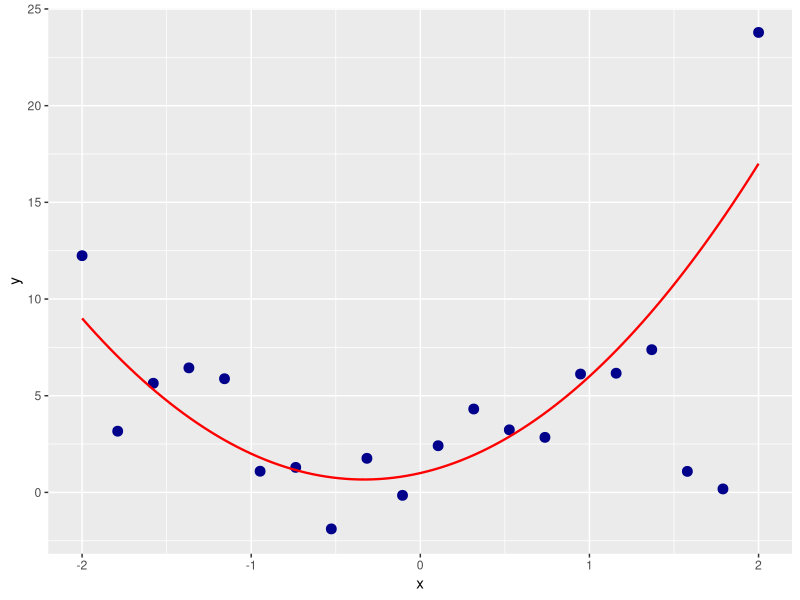

Write R code to recreate this figure.
# Creating artificial data

library(tibble)
library(ggplot2)

set.seed(42)
#mu <- 0
#sigma <- 0.1

# This is our predefined function
f <- function(x) 3*x^2 + 2*x + 1

# Adding noise to a point along a defined function is a way to create artificial dataset to test model fitting
noise <- function(x, scale) {rnorm(n = length(x), mean = 0, sd = scale)}
add_noise <- function(x, mult, add) {x * (1 + noise(x, mult)) + noise(x, add)}

x <- seq(-2, 2, length.out = 20)
y <- add_noise(f(x), 0.3, 1.5)

tibble(x=x, y=y) %>%
  ggplot(aes(x,y)) +
  geom_point(colour = "dark blue", size = 3) +
  geom_function(fun = f, colour = "red", size = 0.8)


# Another linear predefined function
f <- function(x) - 1.2*x + 1

# store data to df
df <-tibble(x=x,y=y)
head(df)

# fit linear model
mod <- lm(formula = y ~ x, data=df)
summary(mod)
